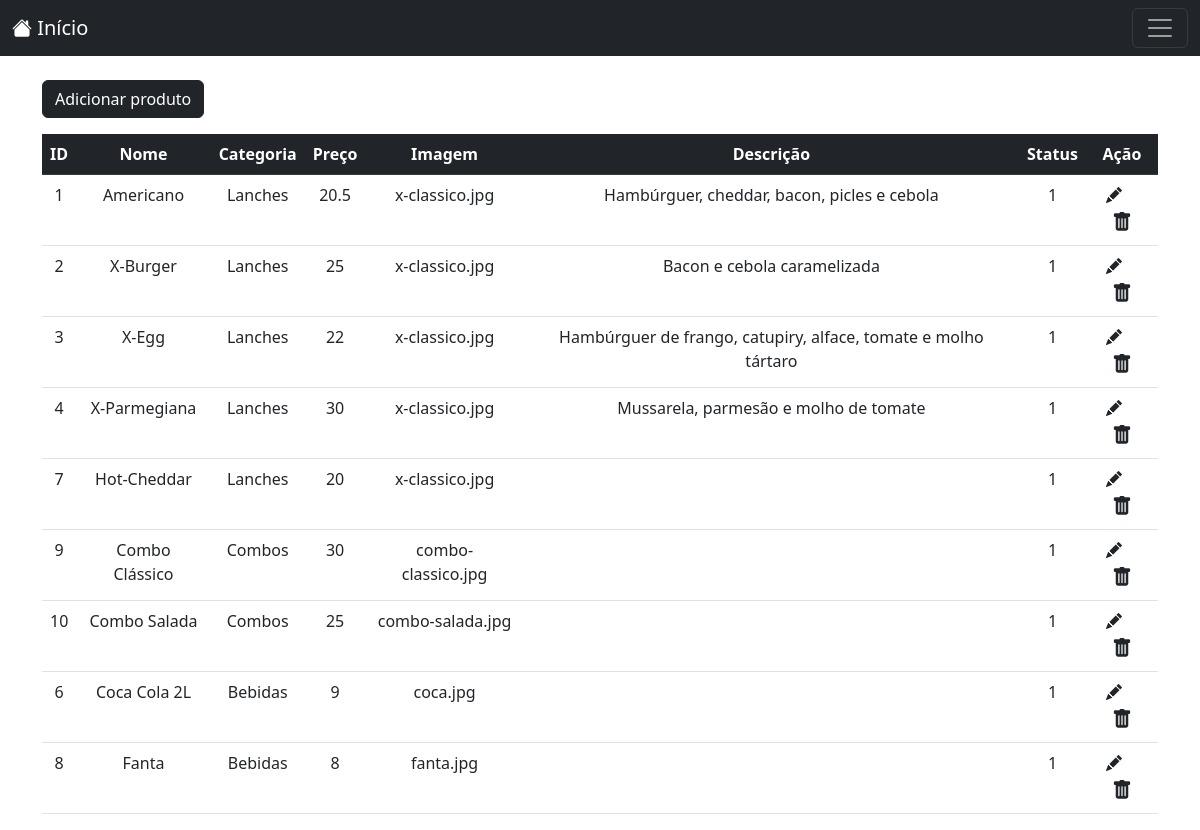
Page /admin/index.php on the earlier database version.
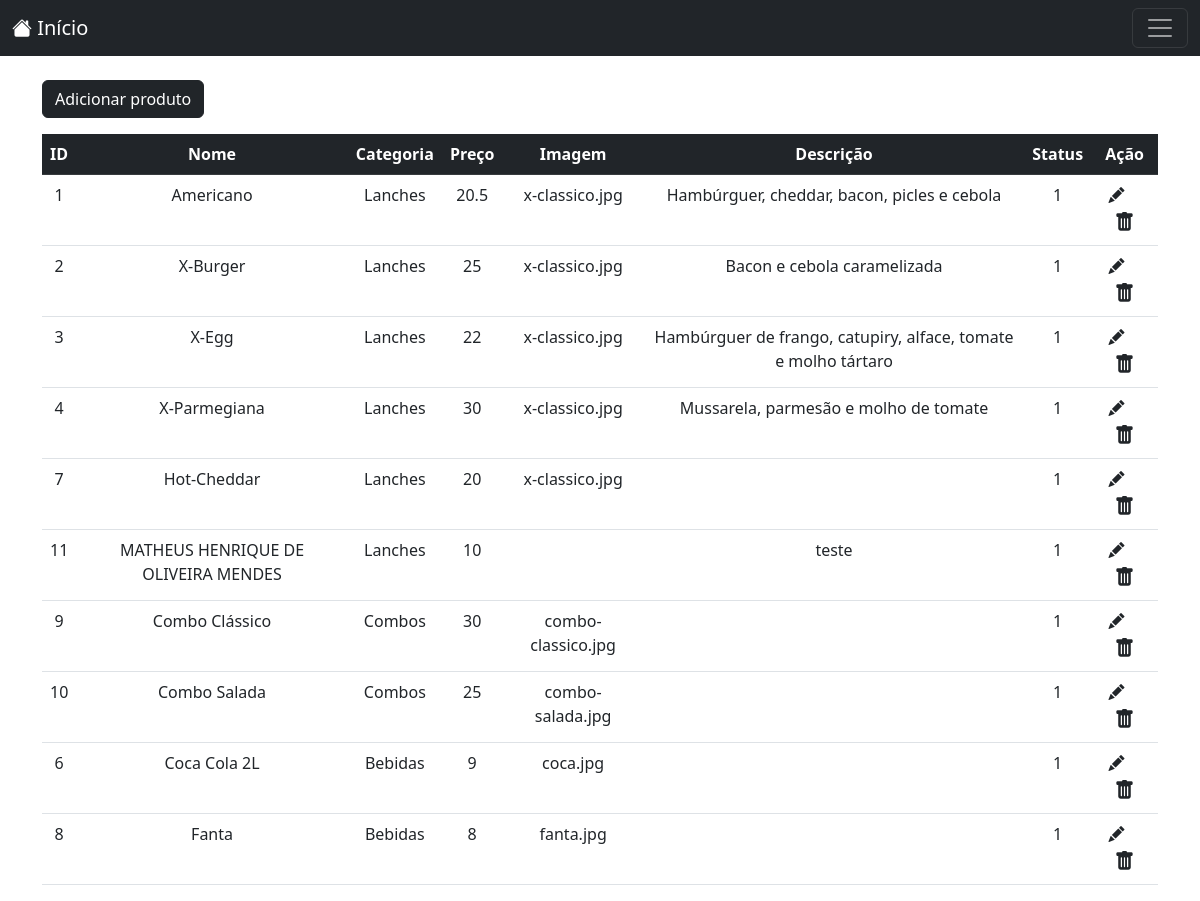
Same page on the later database version.
### tables this page shows
CREATE TABLE `produtos` (
  `id` int(11) NOT NULL,
  `name` text NOT NULL,
  `id_categoria` int(11) NOT NULL,
  `price` double NOT NULL,
  `description` text NOT NULL,
  `images` text NOT NULL,
  `status` tinyint(1) NOT NULL
);

CREATE TABLE `categorias` (
  `id` int(11) NOT NULL,
  `nome` varchar(100) NOT NULL,
  `imagem` varchar(100) NOT NULL,
  `status` tinyint(1) NOT NULL
);

### class/Admin.php (called while the page is built, shortened)
<?php
class Admin
{
	private $produtosTable = 'produtos';
	private $con;
	public function __construct($db)
	{
		$this->con = $db;
	}
	public function allProdutos(){
		$stmt = $this->con->prepare("SELECT id, name, id_categoria, price, description, images, status FROM ".$this->produtosTable. " order by id_categoria desc");
		$stmt->execute();
		$result = $stmt->get_result();
		return $result;
	}
}

### class/Categoria.php (called while the page is built, shortened)
<?php
class Categoria {
	private $categoriasTable = 'categorias';
	private $con;
	public function __construct($db){
        $this->con = $db;
    }
	public function nomeCategoria($id){
		$stmt = $this->con->prepare("SELECT nome FROM ".$this->categoriasTable. " WHERE id = ".$id);
		$stmt->execute();
		$result = $stmt->get_result();
		$item = $result->fetch_assoc();
		return $item['nome'];
	}
}
?>

### admin/index.php (the view, shortened to what this page needs)
<?php
include_once '../config/Database.php';
include_once '../class/Categoria.php';
include_once '../class/Admin.php';
$database = new Database();
$db = $database->getConexao();
$categoria = new Categoria($db);
$admin = new Admin($db);
include('../inc/header.php');
include('./inc/nav.php');
?>
	<div class="container mt-4">
		<a href="addproduto.php" class="btn btn-dark mb-3">Adicionar produto</a>
		<table class="table table-hover text-center">
			<thead class="table-dark">
				<tr>
					<th scope="col">ID</th>
					<th scope="col">Nome</th>
					<th scope="col">Categoria</th>
					<th scope="col">Preço</th>
					<th scope="col">Imagem</th>
					<th scope="col">Descrição</th>
					<th scope="col">Status</th>
					<th scope="col">Ação</th>
				</tr>
			</thead>
			<tbody>
				<?php
					$items = $admin->allProdutos();
					while($item = $items->fetch_assoc()){
						?>
						<tr>
							<td><?php echo $item['id']?></td>
							<td><?php echo $item['name']?></td>
							<td><?php echo $categoria->nomeCategoria($item['id_categoria'])?></td>
							<td><?php echo $item['price']?></td>
							<td><?php echo $item['images']?></td>
							<td><?php echo $item['description']?></td>
							<td><?php echo $item['status']?></td>
							<td>
								<a href="edit.php?id=<?php echo $item['id'] ?>" class="link-dark"><i class="bi bi-pencil-fill me-3"></i></a>
								<a href="delete.php?id=<?php echo $item['id'] ?>" class="link-dark"><i class="bi bi-trash-fill fs-5"></i></a>
							</td>
						</tr>
						<?php
					}
				?>
			</tbody>
		</table>
	</div>
</body>
</html>

Differences in the rows shown:
added produtos: id "11", name "MATHEUS HENRIQUE DE OLIVEIRA MENDES", id_categoria.nome "Lanches", price "10", description "teste", status "1"
